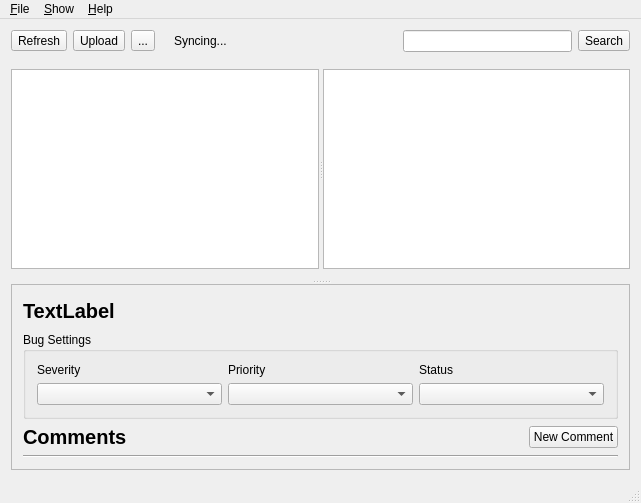
<?xml version="1.0" encoding="UTF-8"?>
<ui version="4.0">
 <class>MainWindow</class>
 <widget class="QMainWindow" name="MainWindow">
  <property name="geometry">
   <rect>
    <x>0</x>
    <y>0</y>
    <width>641</width>
    <height>503</height>
   </rect>
  </property>
  <property name="windowTitle">
   <string>Entomologist</string>
  </property>
  <property name="windowIcon">
   <iconset resource="resources.qrc">
    <normaloff>:/logo</normaloff>:/logo</iconset>
  </property>
  <widget class="QWidget" name="centralWidget">
   <layout class="QVBoxLayout" name="verticalLayout">
    <item>
     <layout class="QHBoxLayout" name="horizontalLayout">
      <item>
       <widget class="QToolButton" name="refreshButton">
        <property name="sizePolicy">
         <sizepolicy hsizetype="Fixed" vsizetype="Fixed">
          <horstretch>0</horstretch>
          <verstretch>0</verstretch>
         </sizepolicy>
        </property>
        <property name="toolTip">
         <string>Refresh</string>
        </property>
        <property name="statusTip">
         <string>Refresh the bug list</string>
        </property>
        <property name="text">
         <string>Refresh</string>
        </property>
        <property name="icon">
         <iconset resource="resources.qrc">
          <normaloff>:/refresh</normaloff>:/refresh</iconset>
        </property>
        <property name="iconSize">
         <size>
          <width>32</width>
          <height>32</height>
         </size>
        </property>
        <property name="toolButtonStyle">
         <enum>Qt::ToolButtonIconOnly</enum>
        </property>
       </widget>
      </item>
      <item>
       <widget class="QToolButton" name="uploadButton">
        <property name="toolTip">
         <string>Upload</string>
        </property>
        <property name="statusTip">
         <string>Upload changed information</string>
        </property>
        <property name="text">
         <string>Upload</string>
        </property>
        <property name="icon">
         <iconset resource="resources.qrc">
          <normaloff>:/upload</normaloff>:/upload</iconset>
        </property>
        <property name="iconSize">
         <size>
          <width>32</width>
          <height>32</height>
         </size>
        </property>
        <property name="toolButtonStyle">
         <enum>Qt::ToolButtonIconOnly</enum>
        </property>
       </widget>
      </item>
      <item>
       <widget class="QToolButton" name="changelogButton">
        <property name="toolTip">
         <string>Changelog</string>
        </property>
        <property name="statusTip">
         <string>Show the changelog</string>
        </property>
        <property name="text">
         <string>...</string>
        </property>
        <property name="icon">
         <iconset resource="resources.qrc">
          <normaloff>:/changelog</normaloff>:/changelog</iconset>
        </property>
        <property name="iconSize">
         <size>
          <width>32</width>
          <height>32</height>
         </size>
        </property>
       </widget>
      </item>
      <item>
       <widget class="QLabel" name="spinnerLabel">
        <property name="sizePolicy">
         <sizepolicy hsizetype="Fixed" vsizetype="Fixed">
          <horstretch>0</horstretch>
          <verstretch>0</verstretch>
         </sizepolicy>
        </property>
        <property name="text">
         <string/>
        </property>
        <property name="textFormat">
         <enum>Qt::PlainText</enum>
        </property>
        <property name="pixmap">
         <pixmap resource="resources.qrc">:/spinner</pixmap>
        </property>
        <property name="scaledContents">
         <bool>true</bool>
        </property>
        <property name="alignment">
         <set>Qt::AlignCenter</set>
        </property>
        <property name="textInteractionFlags">
         <set>Qt::NoTextInteraction</set>
        </property>
       </widget>
      </item>
      <item>
       <widget class="QLabel" name="syncingLabel">
        <property name="text">
         <string>Syncing...</string>
        </property>
       </widget>
      </item>
      <item>
       <spacer name="horizontalSpacer_2">
        <property name="orientation">
         <enum>Qt::Horizontal</enum>
        </property>
        <property name="sizeHint" stdset="0">
         <size>
          <width>40</width>
          <height>20</height>
         </size>
        </property>
       </spacer>
      </item>
      <item>
       <widget class="PlaceholderLineEdit" name="searchEdit"/>
      </item>
      <item>
       <widget class="QToolButton" name="searchButton">
        <property name="toolTip">
         <string>Search</string>
        </property>
        <property name="statusTip">
         <string>Search across bugs in all selected trackers</string>
        </property>
        <property name="text">
         <string>Search</string>
        </property>
        <property name="icon">
         <iconset resource="resources.qrc">
          <normaloff>:/search</normaloff>:/search</iconset>
        </property>
        <property name="iconSize">
         <size>
          <width>32</width>
          <height>32</height>
         </size>
        </property>
        <property name="toolButtonStyle">
         <enum>Qt::ToolButtonIconOnly</enum>
        </property>
       </widget>
      </item>
     </layout>
    </item>
    <item>
     <widget class="QSplitter" name="splitter_2">
      <property name="frameShape">
       <enum>QFrame::NoFrame</enum>
      </property>
      <property name="frameShadow">
       <enum>QFrame::Plain</enum>
      </property>
      <property name="lineWidth">
       <number>0</number>
      </property>
      <property name="orientation">
       <enum>Qt::Vertical</enum>
      </property>
      <property name="childrenCollapsible">
       <bool>false</bool>
      </property>
      <widget class="QScrollArea" name="bugTrackerScrollArea">
       <property name="statusTip">
        <string/>
       </property>
       <property name="frameShape">
        <enum>QFrame::NoFrame</enum>
       </property>
       <property name="frameShadow">
        <enum>QFrame::Plain</enum>
       </property>
       <property name="widgetResizable">
        <bool>true</bool>
       </property>
       <widget class="QWidget" name="scrollAreaWidgetContents">
        <property name="geometry">
         <rect>
          <x>0</x>
          <y>0</y>
          <width>633</width>
          <height>189</height>
         </rect>
        </property>
        <layout class="QVBoxLayout" name="verticalLayout_2">
         <property name="leftMargin">
          <number>0</number>
         </property>
         <property name="rightMargin">
          <number>0</number>
         </property>
         <item>
          <widget class="QSplitter" name="splitter">
           <property name="orientation">
            <enum>Qt::Horizontal</enum>
           </property>
           <property name="childrenCollapsible">
            <bool>false</bool>
           </property>
           <widget class="QListWidget" name="trackerList">
            <property name="statusTip">
             <string>Ticking the boxes changes the tracker selection</string>
            </property>
            <property name="editTriggers">
             <set>QAbstractItemView::NoEditTriggers</set>
            </property>
            <property name="showDropIndicator" stdset="0">
             <bool>false</bool>
            </property>
            <property name="alternatingRowColors">
             <bool>false</bool>
            </property>
            <property name="selectionMode">
             <enum>QAbstractItemView::NoSelection</enum>
            </property>
            <property name="selectionBehavior">
             <enum>QAbstractItemView::SelectRows</enum>
            </property>
           </widget>
           <widget class="QTableView" name="bugTable">
            <property name="statusTip">
             <string/>
            </property>
            <property name="editTriggers">
             <set>QAbstractItemView::NoEditTriggers</set>
            </property>
            <property name="showDropIndicator" stdset="0">
             <bool>false</bool>
            </property>
            <property name="dragDropOverwriteMode">
             <bool>false</bool>
            </property>
            <property name="alternatingRowColors">
             <bool>true</bool>
            </property>
            <property name="selectionMode">
             <enum>QAbstractItemView::SingleSelection</enum>
            </property>
            <property name="selectionBehavior">
             <enum>QAbstractItemView::SelectRows</enum>
            </property>
            <property name="gridStyle">
             <enum>Qt::DotLine</enum>
            </property>
            <property name="sortingEnabled">
             <bool>true</bool>
            </property>
            <attribute name="horizontalHeaderCascadingSectionResizes">
             <bool>true</bool>
            </attribute>
            <attribute name="horizontalHeaderStretchLastSection">
             <bool>true</bool>
            </attribute>
            <attribute name="verticalHeaderVisible">
             <bool>false</bool>
            </attribute>
            <attribute name="verticalHeaderHighlightSections">
             <bool>false</bool>
            </attribute>
            <attribute name="verticalHeaderShowSortIndicator" stdset="0">
             <bool>false</bool>
            </attribute>
            <attribute name="verticalHeaderStretchLastSection">
             <bool>false</bool>
            </attribute>
            <attribute name="verticalHeaderVisible">
             <bool>false</bool>
            </attribute>
            <attribute name="horizontalHeaderStretchLastSection">
             <bool>true</bool>
            </attribute>
            <attribute name="horizontalHeaderCascadingSectionResizes">
             <bool>true</bool>
            </attribute>
            <attribute name="verticalHeaderShowSortIndicator" stdset="0">
             <bool>false</bool>
            </attribute>
            <attribute name="verticalHeaderHighlightSections">
             <bool>false</bool>
            </attribute>
            <attribute name="verticalHeaderStretchLastSection">
             <bool>false</bool>
            </attribute>
           </widget>
          </widget>
         </item>
        </layout>
       </widget>
      </widget>
      <widget class="QScrollArea" name="detailsScrollArea">
       <property name="frameShape">
        <enum>QFrame::StyledPanel</enum>
       </property>
       <property name="frameShadow">
        <enum>QFrame::Sunken</enum>
       </property>
       <property name="widgetResizable">
        <bool>true</bool>
       </property>
       <widget class="QWidget" name="scrollAreaWidgetContents_2">
        <property name="geometry">
         <rect>
          <x>0</x>
          <y>0</y>
          <width>609</width>
          <height>161</height>
         </rect>
        </property>
        <layout class="QVBoxLayout" name="verticalLayout_3">
         <item>
          <layout class="QHBoxLayout" name="horizontalLayout_2">
           <item>
            <widget class="QLabel" name="bugDetailsLabel">
             <property name="font">
              <font>
               <pointsize>15</pointsize>
               <weight>75</weight>
               <bold>true</bold>
              </font>
             </property>
             <property name="text">
              <string>TextLabel</string>
             </property>
            </widget>
           </item>
           <item>
            <spacer name="horizontalSpacer_3">
             <property name="orientation">
              <enum>Qt::Horizontal</enum>
             </property>
             <property name="sizeHint" stdset="0">
              <size>
               <width>40</width>
               <height>20</height>
              </size>
             </property>
            </spacer>
           </item>
          </layout>
         </item>
         <item>
          <widget class="QGroupBox" name="groupBox">
           <property name="title">
            <string>Bug Settings</string>
           </property>
           <layout class="QGridLayout" name="gridLayout_2">
            <item row="0" column="0">
             <widget class="QLabel" name="severityLabel">
              <property name="text">
               <string>Severity</string>
              </property>
             </widget>
            </item>
            <item row="0" column="1">
             <widget class="QLabel" name="priorityLabel">
              <property name="text">
               <string>Priority</string>
              </property>
             </widget>
            </item>
            <item row="0" column="2">
             <widget class="QLabel" name="statusLabel">
              <property name="text">
               <string>Status</string>
              </property>
             </widget>
            </item>
            <item row="1" column="2">
             <widget class="QComboBox" name="statusCombo"/>
            </item>
            <item row="1" column="1">
             <widget class="QComboBox" name="priorityCombo"/>
            </item>
            <item row="1" column="0">
             <widget class="QComboBox" name="severityCombo"/>
            </item>
           </layout>
          </widget>
         </item>
         <item>
          <layout class="QHBoxLayout" name="horizontalLayout_3">
           <item>
            <widget class="QLabel" name="commentsLabel">
             <property name="font">
              <font>
               <pointsize>15</pointsize>
               <weight>75</weight>
               <bold>true</bold>
              </font>
             </property>
             <property name="text">
              <string>Comments</string>
             </property>
            </widget>
           </item>
           <item>
            <spacer name="horizontalSpacer">
             <property name="orientation">
              <enum>Qt::Horizontal</enum>
             </property>
             <property name="sizeHint" stdset="0">
              <size>
               <width>40</width>
               <height>20</height>
              </size>
             </property>
            </spacer>
           </item>
           <item>
            <widget class="QPushButton" name="newCommentButton">
             <property name="text">
              <string>New Comment</string>
             </property>
             <property name="shortcut">
              <string>Ctrl+Shift+C</string>
             </property>
            </widget>
           </item>
          </layout>
         </item>
         <item>
          <widget class="Line" name="line">
           <property name="orientation">
            <enum>Qt::Horizontal</enum>
           </property>
          </widget>
         </item>
         <item>
          <layout class="QVBoxLayout" name="commentLayout"/>
         </item>
        </layout>
       </widget>
      </widget>
     </widget>
    </item>
   </layout>
  </widget>
  <widget class="QMenuBar" name="menuBar">
   <property name="geometry">
    <rect>
     <x>0</x>
     <y>0</y>
     <width>641</width>
     <height>20</height>
    </rect>
   </property>
   <widget class="QMenu" name="menu_Help">
    <property name="title">
     <string>&amp;Help</string>
    </property>
    <addaction name="action_Web_Site"/>
    <addaction name="action_About"/>
   </widget>
   <widget class="QMenu" name="menu_File">
    <property name="title">
     <string>&amp;File</string>
    </property>
    <addaction name="action_Add_Tracker"/>
    <addaction name="action_Refresh_Tracker"/>
    <addaction name="action_Preferences"/>
    <addaction name="action_Work_Offline"/>
    <addaction name="separator"/>
    <addaction name="action_Quit"/>
   </widget>
   <widget class="QMenu" name="menuShow">
    <property name="title">
     <string>&amp;Show</string>
    </property>
    <addaction name="actionMy_Bugs"/>
    <addaction name="actionMy_Reports"/>
    <addaction name="actionMy_CCs"/>
    <addaction name="actionMonitored_Components"/>
    <addaction name="separator"/>
    <addaction name="actionEdit_Monitored_Components"/>
   </widget>
   <addaction name="menu_File"/>
   <addaction name="menuShow"/>
   <addaction name="menu_Help"/>
  </widget>
  <widget class="QStatusBar" name="statusBar"/>
  <action name="actionMy_Bugs">
   <property name="checkable">
    <bool>true</bool>
   </property>
   <property name="checked">
    <bool>true</bool>
   </property>
   <property name="text">
    <string>My Bugs</string>
   </property>
  </action>
  <action name="actionMy_Reports">
   <property name="checkable">
    <bool>true</bool>
   </property>
   <property name="checked">
    <bool>true</bool>
   </property>
   <property name="text">
    <string>My Reports</string>
   </property>
  </action>
  <action name="actionMy_CCs">
   <property name="checkable">
    <bool>true</bool>
   </property>
   <property name="checked">
    <bool>true</bool>
   </property>
   <property name="text">
    <string>My CCs</string>
   </property>
  </action>
  <action name="action_Web_Site">
   <property name="text">
    <string>&amp;Web Site</string>
   </property>
  </action>
  <action name="action_About">
   <property name="text">
    <string>&amp;About</string>
   </property>
  </action>
  <action name="action_Add_Tracker">
   <property name="text">
    <string>&amp;Add Tracker</string>
   </property>
   <property name="shortcut">
    <string>Ctrl+N</string>
   </property>
  </action>
  <action name="action_Preferences">
   <property name="text">
    <string>&amp;Preferences</string>
   </property>
  </action>
  <action name="action_Work_Offline">
   <property name="checkable">
    <bool>true</bool>
   </property>
   <property name="text">
    <string>&amp;Work Offline</string>
   </property>
  </action>
  <action name="action_Quit">
   <property name="text">
    <string>&amp;Quit</string>
   </property>
   <property name="shortcut">
    <string>Ctrl+Q</string>
   </property>
  </action>
  <action name="action_Refresh_Tracker">
   <property name="text">
    <string>Refresh Tracker</string>
   </property>
   <property name="shortcut">
    <string>Ctrl+R</string>
   </property>
  </action>
  <action name="actionMonitored_Components">
   <property name="checkable">
    <bool>true</bool>
   </property>
   <property name="text">
    <string>Monitored Components</string>
   </property>
  </action>
  <action name="actionEdit_Monitored_Components">
   <property name="text">
    <string>Edit Monitored Components</string>
   </property>
  </action>
 </widget>
 <layoutdefault spacing="6" margin="11"/>
 <customwidgets>
  <customwidget>
   <class>PlaceholderLineEdit</class>
   <extends>QLineEdit</extends>
   <header>PlaceholderLineEdit.h</header>
  </customwidget>
 </customwidgets>
 <resources>
  <include location="resources.qrc"/>
 </resources>
 <connections/>
</ui>
